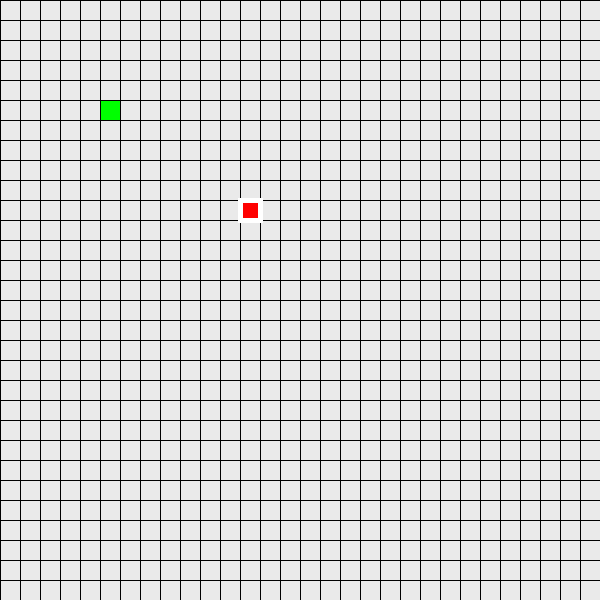
Frame 1 (no input)
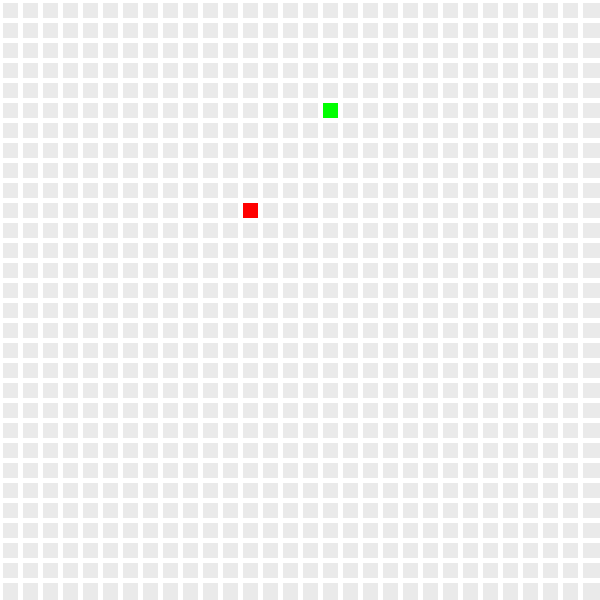
Frame 60 (the mouse pressed at the canvas centre just before this capture)
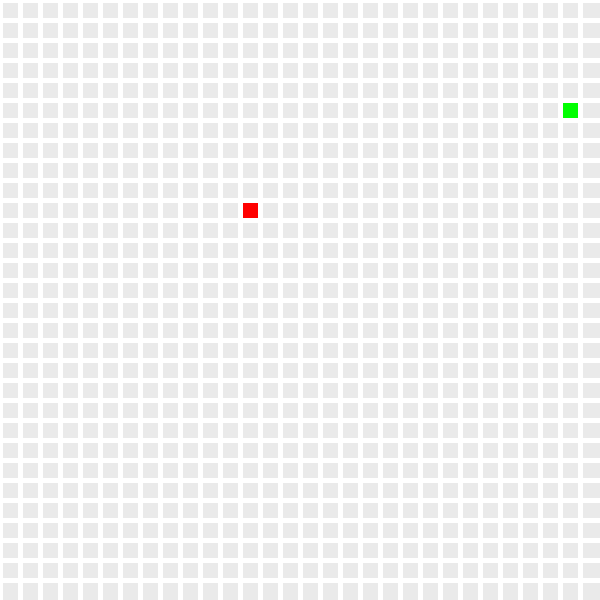
Frame 120 (the mouse held since frame 60 and released just before this capture)

The Processing sketch that drew these frames (run headless with seeded random() and noise(); from frame 60 on, the mouse is pressed at the canvas centre):

// Processing sketch: Advanced_Snake
// ── Advanced_Snake.pde
ArrayList<Integer> x = new ArrayList<Integer>(), y = new ArrayList<Integer>();
int w=30, h=30, bs=20, dir=2, ax=12, ay=10;
int[]dx={0, 0, 1, -1}, dy={1, -1, 0, 0};
boolean gameover=false;

void setup() { 
  size(600, 600); 
  x.add(5); 
  y.add(5);
}

void draw() {  
  background(#EAEAEA);
  for (int i=0; i<w; i++) line(i*bs, 0, i*bs, height);
  for (int i=0; i<h; i++)line(0, i*bs, width, i*bs);
  fill(0, 255, 0); 
  for (int i = 0; i < x.size(); i++) rect(x.get(i)*bs, y.get(i)*bs, bs, bs);
  if (!gameover) {  
    fill(255, 0, 0); 
    stroke(255);
    strokeWeight(5);
    rect(ax*bs, ay*bs, bs, bs); 
    if (frameCount%5==0) {
      x.add(0, x.get(0) + dx[dir]); 
      y.add(0, y.get(0) + dy[dir]);
      if (x.get(0) < 0 || y.get(0) < 0 || x.get(0) >= w || y.get(0) >= h) gameover = true;
      for (int i=1; i<x.size(); i++) if (x.get(0)==x.get(i)&&y.get(0)==y.get(i)) gameover=true;
      if (x.get(0)==ax && y.get(0)==ay) { 
        ax = (int)random(0, w); 
        ay = (int)random(0, h);
      } else { 
        x.remove(x.size()-1); 
        y.remove(y.size()-1);
      }
    }
  } else {
    fill(0); 
    textSize(30); 
    textAlign(CENTER); 
    text("GAME OVER. Press space", width/2, height/2);
    if (keyPressed&&key==' ') { 
      x.clear(); 
      y.clear(); 
      x.add(5);  
      y.add(5); 
      gameover = false;
    }
  }
}

void keyPressed() { 
  int nd=key=='s'? 0:(key=='w'?1:(key=='d'?2:(key=='a'?3:-1)));
  if (nd!=-1&&(x.size()<=1||!(x.get(1)==x.get(0)+dx[nd]&&y.get(1)==y.get(0)+dy[nd]))) dir=nd;
}
